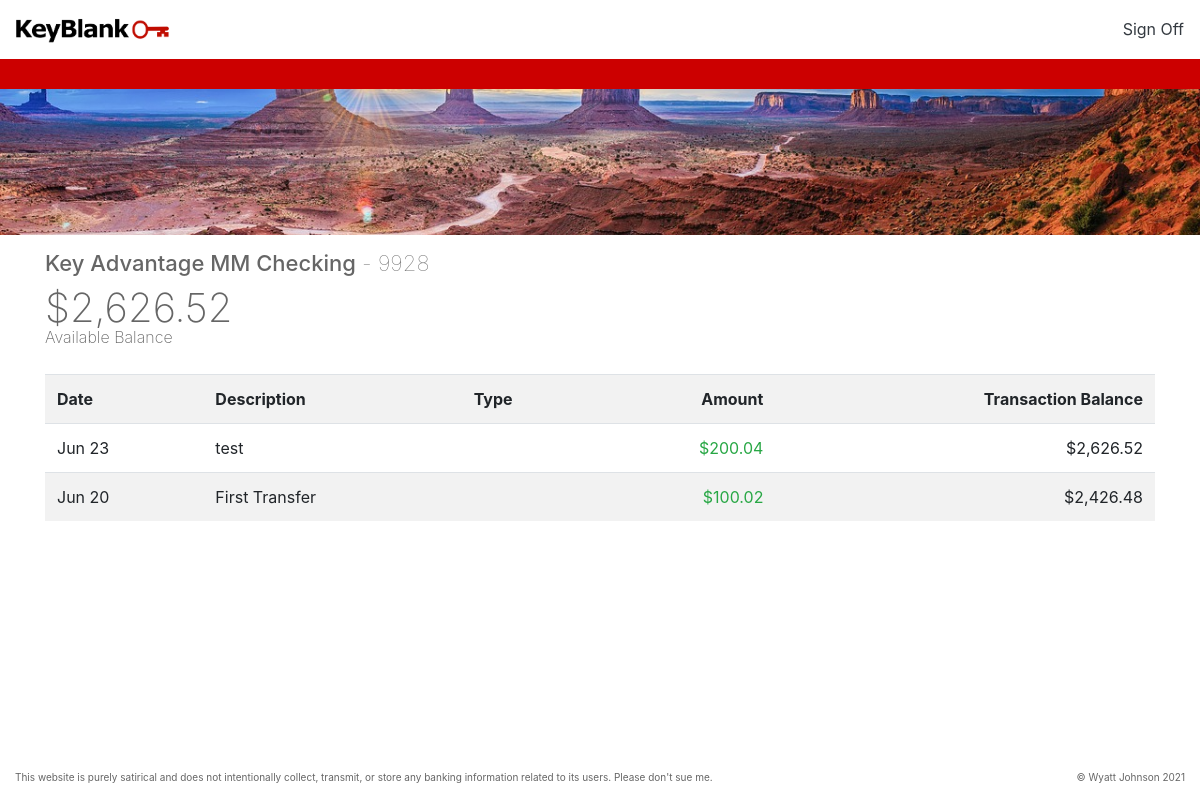
Page /transfers.php?type=checking on the earlier database version.
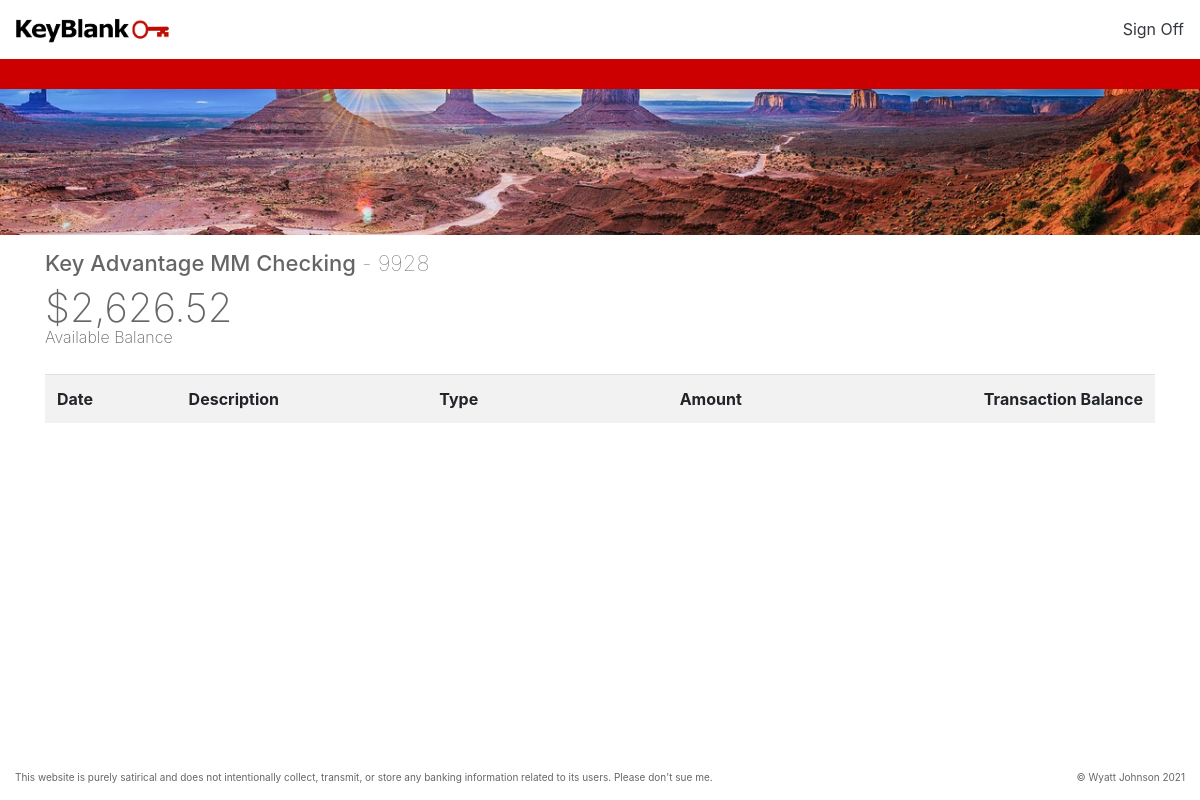
Same page on the later database version.
### tables this page shows
CREATE TABLE `transfers` (
  `id` int(11) NOT NULL AUTO_INCREMENT,
  `bankType` varchar(45) NOT NULL,
  `title` varchar(45) NOT NULL,
  `amount` varchar(45) NOT NULL,
  `date` date NOT NULL,
  PRIMARY KEY (`id`)
);

CREATE TABLE `accounts` (
  `id` int(11) NOT NULL AUTO_INCREMENT,
  `name` varchar(20) NOT NULL,
  `balance` varchar(45) NOT NULL,
  PRIMARY KEY (`id`)
);

### transfers.php (the view, shortened to what this page needs)
<?php
include('layouts/header.php');
$type = $_GET['type'];
$stmt = $db->prepare("SELECT * FROM accounts WHERE name = ?");
$stmt->bind_param('s', $type);
$stmt->execute();
$account = $stmt->get_result()->fetch_assoc();
$today =  date('Y-m-d');
$threeMonths = date('Y-m-d', strtotime('-365 days', strtotime($today)));
$stmt = $db->prepare("SELECT * FROM transfers WHERE bankType = ? AND (`date` BETWEEN ? AND ?) ORDER BY `date` DESC");
$stmt->bind_param('sss', $account['name'], $threeMonths, $today);
$stmt->execute();
$transfers = $stmt->get_result();
?>
<div class="fixed-top">
  <div class="navbar navbar-light bg-white">
    <div class="navbar-left">
      <a href="homepage.php" class="navbar-brand"><img src="img/dark_logo.png" height="32px" alt=""></a>
    </div>
    <div class="navbar-right">
      <a class="text-dark" href="index.php">Sign Off</a>
    </div>
  </div>
  <div class="red-bar bg-primary"></div>
</div>
<div class="hero"></div>
<div class="container">
  <h1 class="bank-name"><?php echo $account['name'] == 'checking' ? 'Key Advantage MM Checking<span> - 9928</span>' : 'Key Saver<span> - 2123</span>'; ?></h1>
  <h2 class="balance">$<?php echo number_format($account['balance'], 2) ?></h2>
  <div class="available-balance-text">Available Balance</div>
  <table class="table table-striped transfers-table">
    <tr>
      <th>Date</th>
      <th>Description</th>
      <th>Type</th>
      <th class="text-right">Amount</th>
      <th class="text-right">Transaction Balance</th>
    </tr>
  <?php $accountBalance = $account['balance'];
  foreach ($transfers as $transfer) {
    $date = date_create($transfer['date']); ?>
    <tr>
      <td><?php echo date_format($date, 'M j'); ?></td>
      <td><?php echo $transfer['title']; ?></td>
      <td><?php echo $transfer['type']; ?></td>
      <td class="text-right <?php echo $transfer['amount'] < 0 ? '">-$': 'text-success">$'; echo number_format(abs($transfer['amount']), 2); ?></td>
      <td class="text-right">$<?php echo number_format($accountBalance, 2); ?></td>
    </tr>
<?php
    $accountBalance -= $transfer['amount'];
  }
 ?>
  </table>
</div>
<?php include('layouts/footer.php'); ?>

Differences in the rows shown:
removed transfers: date "Jun 23", title "test", amount "200.04", $accountBalance "2,626.52"
removed transfers: date "Jun 20", title "First Transfer", amount "100.02", accountBalance "2,426.48"
